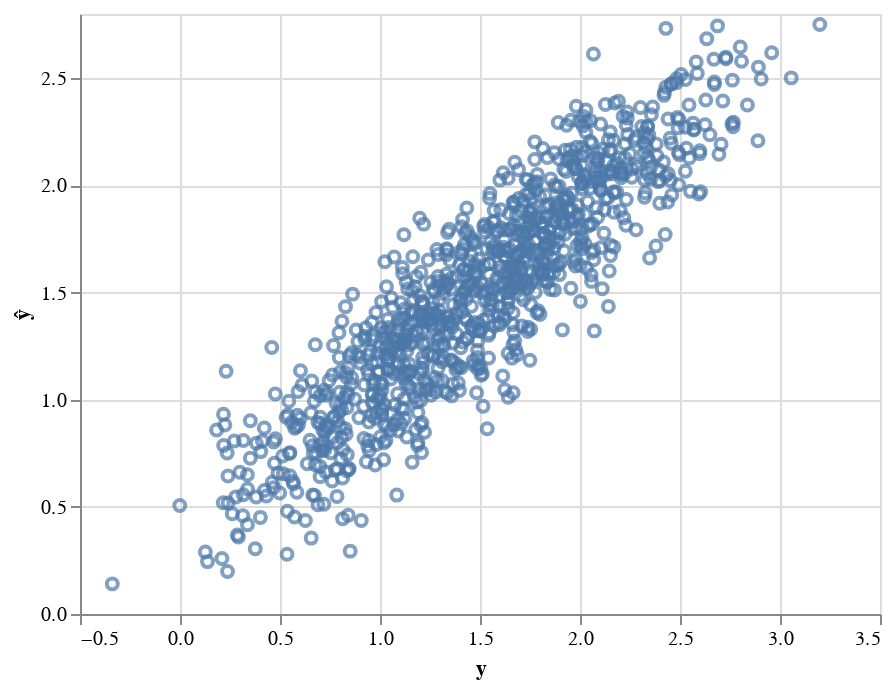

Write notebook code for a chart like this one.
### Markdown cell above
Finally, we can test out our generic gradient descent code:

### Code cell
θ = grad_descent(lin_reg_mse_loss, grad_lin_reg_mse_loss, np.random.rand(X.shape[1]+1))
m = LinearModel(α=θ[0], β=θ[1:])
ŷ = m.predict(X)

print
preds = pd.DataFrame({'y':y,'ŷ':ŷ})
alt.Chart(preds).mark_point().encode(x='y',y='ŷ')

### Figure 1 — Vega-Lite specification as saved in the notebook (floating-point values rounded to 4 significant figures; data arrays with more than 128 entries replaced by an {"elided": "..."} marker saying what was removed)
{"$schema": "https://vega.github.io/schema/vega-lite/v3.4.0.json", "config": {"mark": {"tooltip": null}, "view": {"height": 300, "width": 400}}, "data": {"name": "data-53f69a14acc59f09beb0ab054972f58f"}, "datasets": {"data-53f69a14acc59f09beb0ab054972f58f": {"elided": "1000 records"}}, "encoding": {"x": {"field": "y", "type": "quantitative"}, "y": {"field": "ŷ", "type": "quantitative"}}, "mark": "point"}
